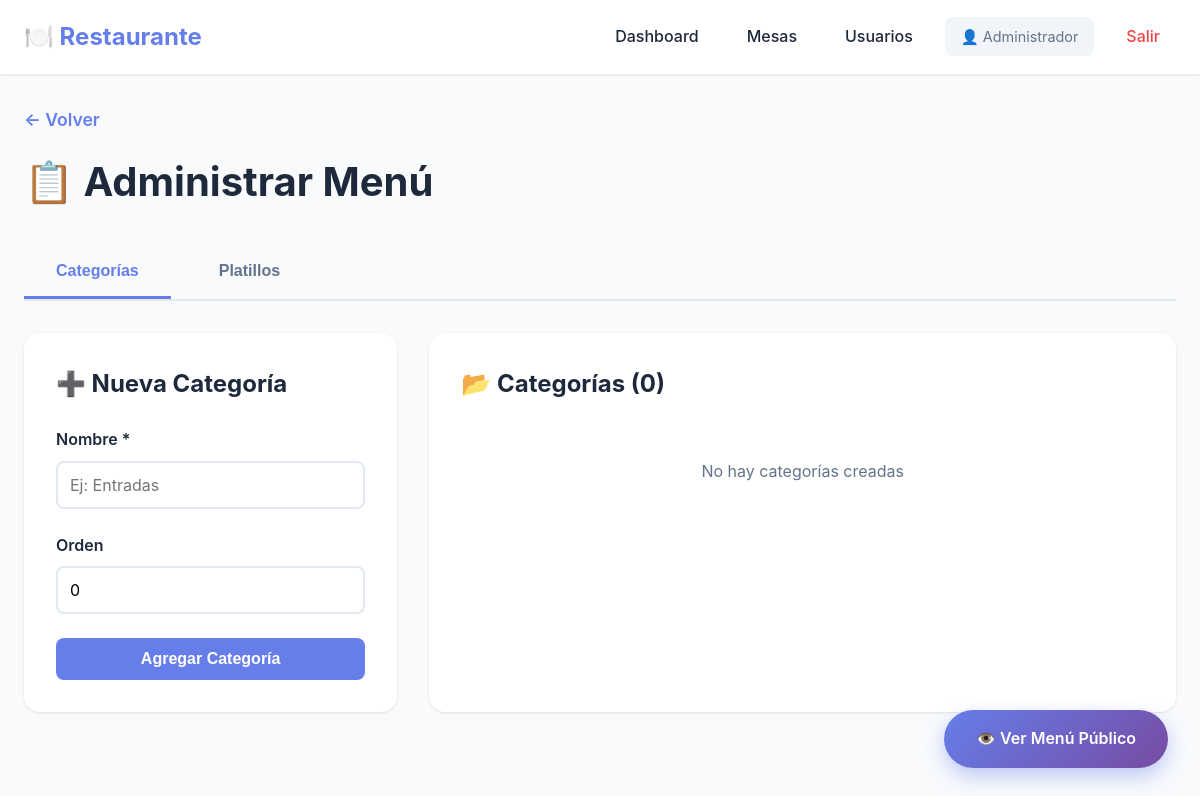
Page /administrar_menu (signed in) on the earlier database version.
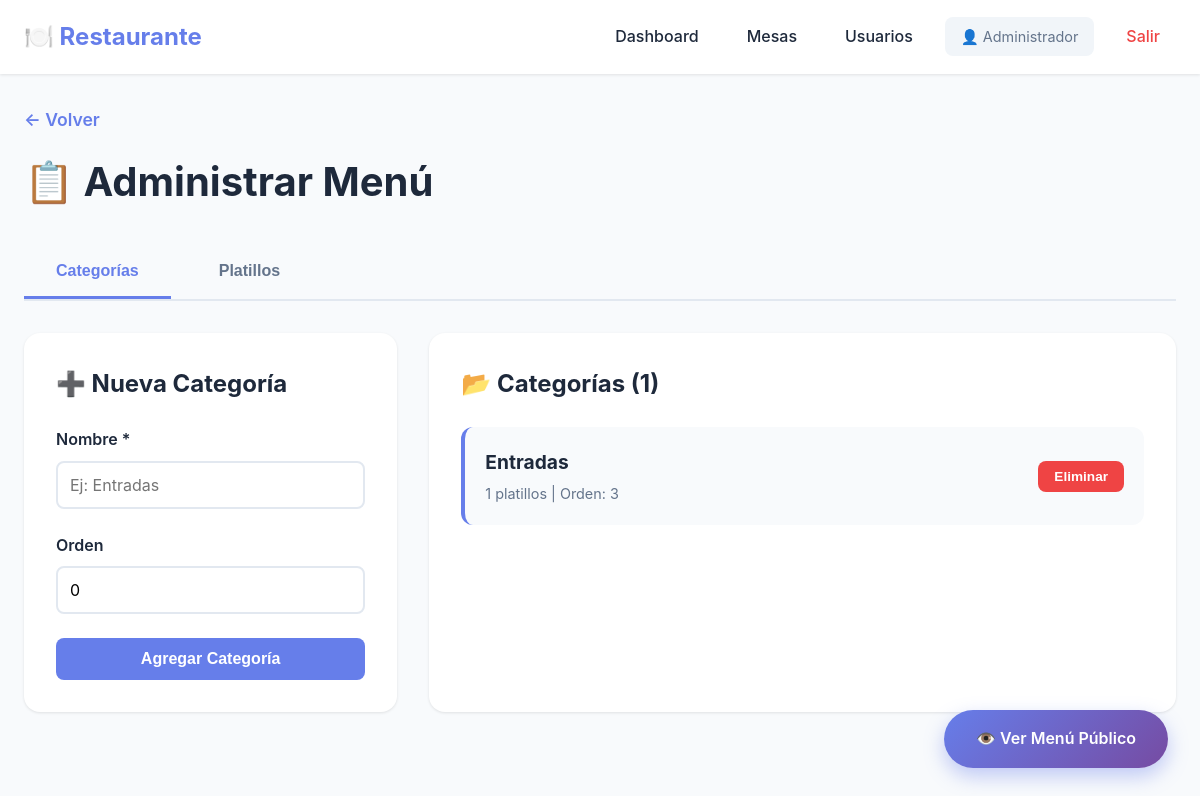
Same page on the later database version.
### app.py (models this page shows)
class CategoriaMenu(db.Model):
    id = db.Column(db.Integer, primary_key=True)
    nombre = db.Column(db.String(100), nullable=False)
    orden = db.Column(db.Integer, default=0)
    activa = db.Column(db.Boolean, default=True)
    items = db.relationship('ItemMenu', backref='categoria', lazy=True, cascade='all, delete-orphan')

### app.py (the view)
@app.route("/administrar_menu")
@login_required
def administrar_menu():
    if current_user.rol != 'admin':
        flash('Solo los administradores pueden gestionar el menú', 'error')
        return redirect(url_for('dashboard'))
    categorias = CategoriaMenu.query.order_by(CategoriaMenu.orden).all()
    items = ItemMenu.query.order_by(ItemMenu.categoria_id, ItemMenu.orden).all()
    return render_template("administrar_menu.html", categorias=categorias, items=items)

### app.py (called while the page is built)
@login_manager.user_loader
def load_user(user_id):
    return Usuario.query.get(int(user_id))

### templates/administrar_menu.html (shortened to what this page needs)
<!DOCTYPE html>
<html lang="es">
<head>
</head>
<body>
    <nav class="navbar">
        <div class="nav-container">
            <div class="nav-brand">🍽️ Restaurante</div>
            <div class="nav-menu">
                <a href="{{ url_for('dashboard') }}" class="nav-link">Dashboard</a>
                <a href="{{ url_for('administrar_mesas') }}" class="nav-link">Mesas</a>
                <a href="{{ url_for('administrar_usuarios') }}" class="nav-link">Usuarios</a>
                <span class="nav-user">👤 {{ current_user.nombre }}</span>
                <a href="{{ url_for('logout') }}" class="nav-link nav-logout">Salir</a>
            </div>
        </div>
    </nav>
    <div class="container">
        <div class="page-header">
            <a href="{{ url_for('dashboard') }}" class="btn-back">← Volver</a>
            <h1>📋 Administrar Menú</h1>
        </div>
        <div class="tabs">
            <button class="tab active" onclick="showTab('categorias')">Categorías</button>
            <button class="tab" onclick="showTab('items')">Platillos</button>
        </div>
        <div id="categorias" class="tab-content active">
            <div class="admin-grid">
                <div class="card">
                    <h2>➕ Nueva Categoría</h2>
                    <form method="POST" action="{{ url_for('agregar_categoria') }}">
                        <div class="form-group">
                            <label for="nombre">Nombre *</label>
                            <input type="text" id="nombre" name="nombre" required placeholder="Ej: Entradas">
                        </div>
                        <div class="form-group">
                            <label for="orden">Orden</label>
                            <input type="number" id="orden" name="orden" value="0" min="0">
                        </div>
                        <button type="submit" class="btn btn-primary">Agregar Categoría</button>
                    </form>
                </div>
                <div class="card">
                    <h2>📂 Categorías ({{ categorias|length }})</h2>
                    {% if categorias %}
                    <div class="categorias-list">
                        {% for categoria in categorias %}
                        <div class="categoria-row">
                            <div class="categoria-info">
                                <h3>{{ categoria.nombre }}</h3>
                                <p>{{ categoria.items|length }} platillos | Orden: {{ categoria.orden }}</p>
                            </div>
                            <div class="categoria-actions">
                                <form method="POST" action="{{ url_for('eliminar_categoria', categoria_id=categoria.id) }}" style="display: inline;">
                                    <button type="submit" class="btn btn-danger btn-sm"
                                            onclick="return confirm('¿Eliminar esta categoría?')">
                                        Eliminar
                                    </button>
                                </form>
                            </div>
                        </div>
                        {% endfor %}
                    </div>
                    {% else %}
                    <p style="text-align: center; color: #64748b; padding: 2rem;">No hay categorías creadas</p>
                    {% endif %}
                </div>
            </div>
        </div>
    </div>
    <a href="{{ url_for('menu_publico') }}" class="btn-view-menu" target="_blank">👁️ Ver Menú Público</a>
</body>
</html>

Differences in the rows shown:
added CategoriaMenu: nombre "Entradas", items|length "1", orden "3"
Other differences:
{{ categorias|length }}: "0" → "1"
text no longer shown: "No hay categorías creadas"
